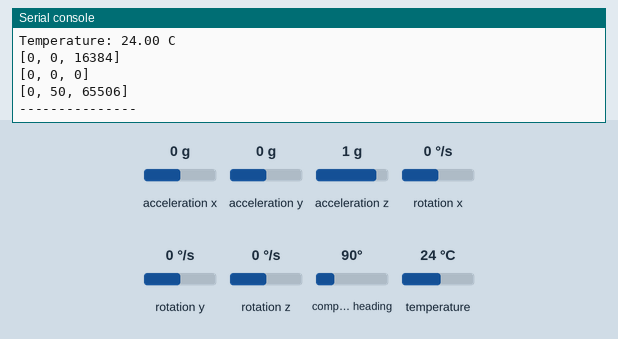
Recording of a program running on a simulated pyboard running MicroPython. On the bench: the last lines printed to the serial console. Inputs (shaded band) come from the test bench; at power-on: acceleration x 0 g, acceleration y 0 g, acceleration z 1 g, rotation x 0 °/s, rotation y 0 °/s, rotation z 0 °/s, compass heading 90°, temperature 24 °C.

Above: at 1.2 s.
1.3 s: acceleration x set to -1.4 g
2.8 s: acceleration y set to -1.4 g
4.3 s: acceleration z set to -1.4 g
5.8 s: rotation x set to -192 °/s
At 7.1 s:
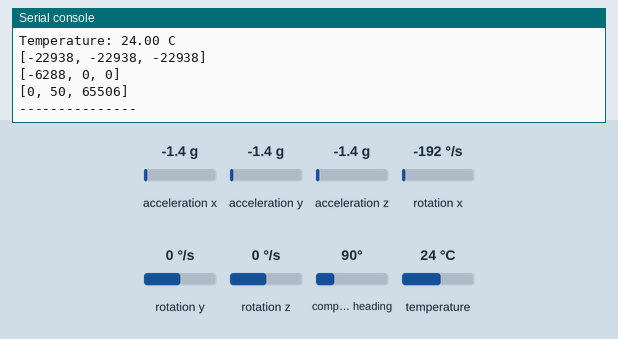
7.3 s: rotation y set to -192 °/s
At 8.1 s:
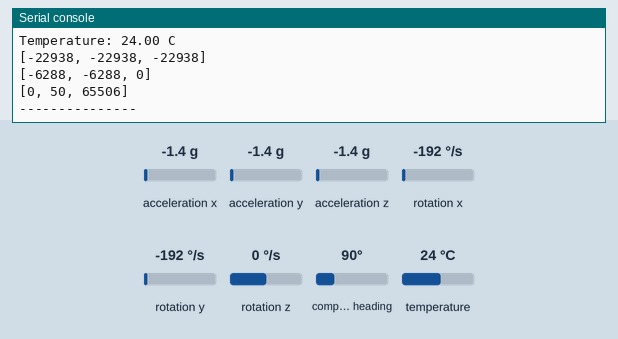
Timing chart, 0 to 9.8 s (numbered marks = the images above; inputs shaded):
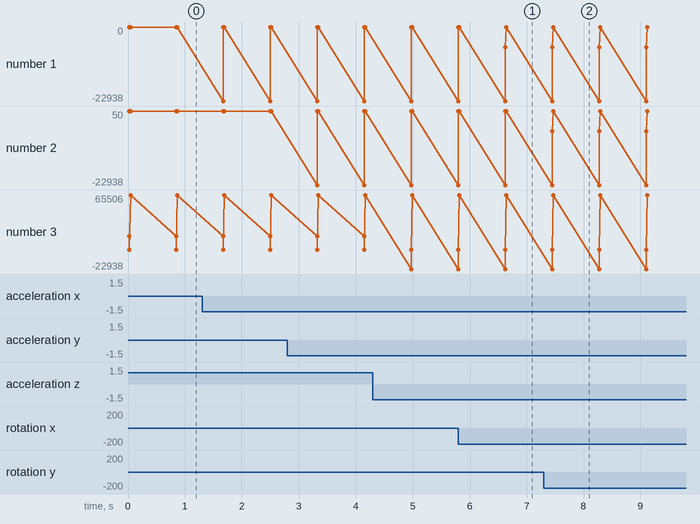

Measured:
- after the input at 5.8 s, the serial console: prints a new line after 0.82 s (image 1)
- after the input at 7.3 s, the serial console: prints a new line after 0.15 s (image 2)

The program:

MPU9250.py
```python
import pyb

GYRO_ADDRESS   = 0x68	  #Gyro and Accel device address
MAG_ADDRESS    = 0x0C   #compass device address
ACCEL_ADDRESS  = 0x68

# define MPU9250 register address
SMPLRT_DIV		= 0x19	#Sample Rate Divider. Typical values:0x07(125Hz) 1KHz internal sample rate
CONFIG			= 0x1A	#Low Pass Filter.Typical values:0x06(5Hz)
GYRO_CONFIG		= 0x1B	#Gyro Full Scale Select. Typical values:0x10(1000dps)
ACCEL_CONFIG	= 0x1C	#Accel Full Scale Select. Typical values:0x01(2g)
ACCEL_CONFIG_2	= 0x1C	#Accel Full Scale Select. Typical values:0x01(2g)

ACCEL_XOUT_H	= 0x3B
ACCEL_YOUT_H	= 0x3D
ACCEL_ZOUT_H	= 0x3F

TEMP_OUT_H		= 0x41

GYRO_XOUT_H		= 0x43
GYRO_YOUT_H		= 0x45
GYRO_ZOUT_H		= 0x47


MAG_XOUT_L		= 0x03
MAG_XOUT_H		= 0x04
MAG_YOUT_L		= 0x05
MAG_YOUT_H		= 0x06
MAG_ZOUT_L		= 0x07
MAG_ZOUT_H		= 0x08

INI_PIN_CFG		= 0x37
PWR_MGMT_1		= 0x6B	#Power Management. Typical values:0x00(run mode)
WHO_AM_I		= 0x75	#identity of the device

ADDRESS_AD0_LOW     = 0xD0 #address pin low (GND), default for InvenSense evaluation board
ADDRESS_AD0_HIGH    = 0xD1 #address pin high (VCC)
DEFAULT_ADDRESS     = GYRO_ADDRESS
WHO_AM_I_VAL		= 0x73 #identity of MPU9250 is 0x71. identity of MPU9255 is 0x73.


class MPU9255(object):
	def __init__(self,iicbus,address=DEFAULT_ADDRESS):
		self._address = address
		self._bus = iicbus
		self.poweron_init()

	def _read_byte(self,reg):
		return int(self._bus.mem_read(1,self._address,reg)[0])

	def _read_u16(self,reg,):
		MSB = self._read_byte(reg)
		LSB = self._read_byte(reg+1)
		return (MSB << 8) + LSB

	def _read_s16(self,reg):
		result = self._read_u16(reg)
		if result > 32767:result -= 65536
		return result

	def _write_byte(self,reg,val):
	    self._bus.mem_write(val,self._address,reg)

	def poweron_init(self):
		self._write_byte(PWR_MGMT_1, 0x00)
		self._write_byte(SMPLRT_DIV, 0x07)
		self._write_byte(CONFIG, 0x06)
		self._write_byte(GYRO_CONFIG, 0x10)
		self._write_byte(ACCEL_CONFIG, 0x01)
		self.gyrOffset_init()

	def check(self):
		if WHO_AM_I_VAL == self._read_byte(WHO_AM_I):
			return True
		else:
			return False

	def read_raw_gyro(self):
		G = [0,0,0]
		G[0] = self._read_s16(GYRO_XOUT_H)
		G[1] = self._read_s16(GYRO_YOUT_H)
		G[2] = self._read_s16(GYRO_ZOUT_H)
		return G

	def gyrOffset_init(self):
		Gtemp = [0,0,0]
		for i in range(0,15):
			G=self.read_raw_gyro()
			Gtemp[0] += G[0]
			Gtemp[1] += G[1]
			Gtemp[2] += G[2]
		self.GX_OFFSET = Gtemp[0] // 15
		self.GY_OFFSET = Gtemp[1] // 15
		self.GZ_OFFSET = Gtemp[2] // 15

	def read_gyro(self):
		G = [0,0,0]
		temp = self.read_raw_gyro()
		G[0] = temp[0] - self.GX_OFFSET
		G[1] = temp[1] - self.GY_OFFSET
		G[2] = temp[2] - self.GZ_OFFSET
		return G

	def read_raw_accel(self):
		A = [0,0,0]
		A[0] = self._read_s16(ACCEL_XOUT_H)
		A[1] = self._read_s16(ACCEL_YOUT_H)
		A[2] = self._read_s16(ACCEL_ZOUT_H)
		return A

	def read_raw_temp(self):
		T = self._read_s16(TEMP_OUT_H)
		return T

	def read_temp(self):
		temp = self.read_raw_temp()
		T = 21.0 + temp/333.84
		return T


	def read_raw_mag(self):
		M = [0,0,0]
		self._write_byte(INI_PIN_CFG,0x02)
		pyb.delay(10)
		self._bus.mem_write(0x01,MAG_ADDRESS,0x0A)
		pyb.delay(10)
		LSB = self._bus.mem_read(1,MAG_ADDRESS,MAG_XOUT_L)[0]
		MSB = self._bus.mem_read(1,MAG_ADDRESS,MAG_XOUT_H)[0]
		M[0] = MSB*256 + LSB
		LSB = self._bus.mem_read(1,MAG_ADDRESS,MAG_YOUT_L)[0]
		MSB = self._bus.mem_read(1,MAG_ADDRESS,MAG_YOUT_H)[0]
		M[1] = MSB*256 + LSB
		LSB = self._bus.mem_read(1,MAG_ADDRESS,MAG_ZOUT_L)[0]
		MSB = self._bus.mem_read(1,MAG_ADDRESS,MAG_ZOUT_H)[0]
		M[2] = MSB*256 + LSB
		return M


def main():

	iic = pyb.I2C(1,pyb.I2C.MASTER)
	m=MPU9255(iic)

	while True:
		print ("Temperature: %.2f C" % m.read_temp())
		print(m.read_raw_accel())
		print(m.read_gyro())
		print(m.read_raw_mag())
		print('---------------')
		pyb.delay(800)

if __name__ == '__main__':
	main()
```
